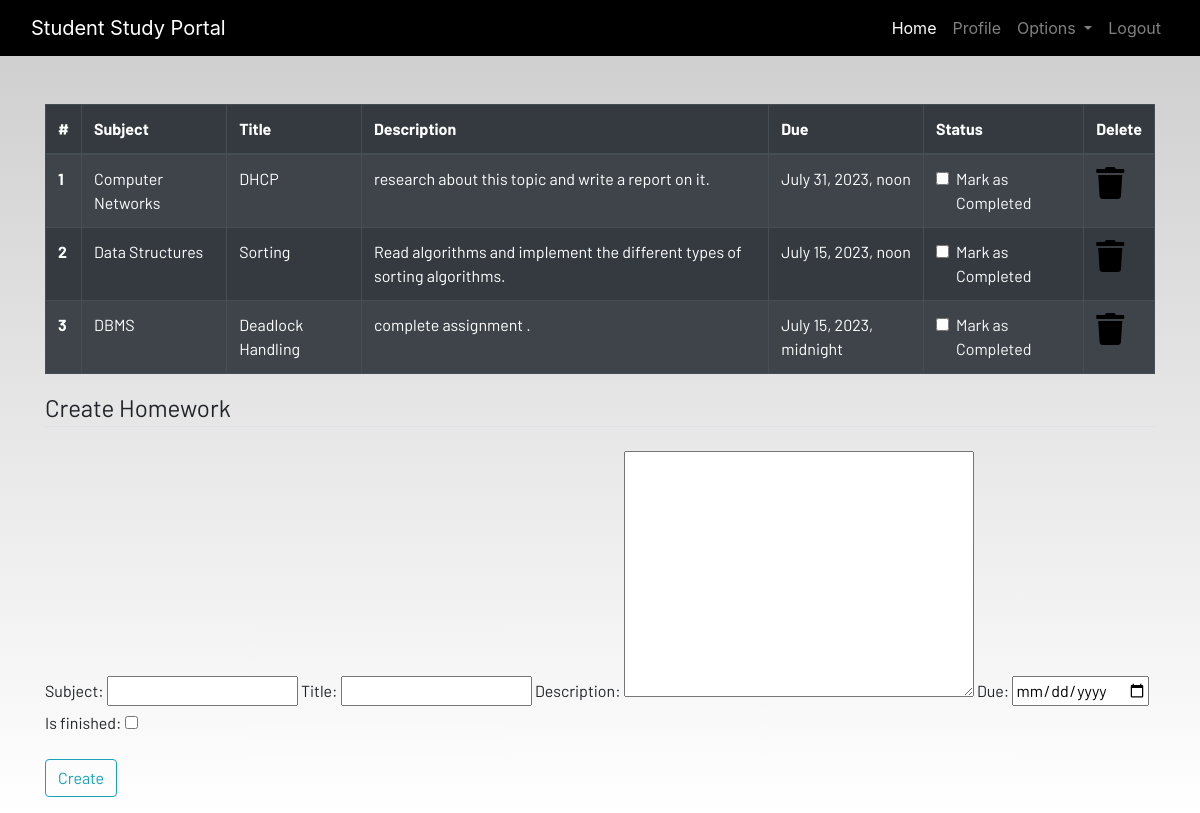
The page /homework (signed in) on the database its author committed.
### dashboard/models.py (models this page shows, shortened)
class Homework(models.Model):
    user=models.ForeignKey(User,on_delete=models.CASCADE)
    subject=models.CharField(max_length=50)
    title=models.CharField(max_length=100)
    description=models.TextField()
    due=models.DateTimeField()
    is_finished=models.BooleanField(default=False)

### dashboard/views.py (the view)
# urls.py: path('homework',views.homework,name="homework"),
def homework(request):
    if request.method=="POST":
        form=HomeworkForm(request.POST)
        if form.is_valid():
            try:
                finished=request.POST['is_finished']
                if finished =='on':
                    finished=True
                else:
                    finished=False
            except:
                finished=False
            homeworks=Homework(
                    user=request.user,
                    subject=request.POST['subject'],
                    title=request.POST['title'],
                    description=request.POST['description'],
                    due=request.POST['due'],
                    is_finished=finished
            )
            homeworks.save()
    else:
        form=HomeworkForm()
    homework=Homework.objects.filter(user=request.user)
    if len(homework) ==0:
        homework_done=True
    else:
        homework_done=False
    context={'homework':homework,
             'homework_done':homework_done,
             'form':form
             }
    return render(request,'dashboard/homework.html',context)

### dashboard/forms.py
class HomeworkForm(forms.ModelForm):
    class Meta:
        model=Homework
        widgets={'due':DateInput()}
        fields=['subject','title','description','due','is_finished']

### dashboard/templates/dashboard/homework.html (shortened to what this page needs)
{% extends 'dashboard/base.html' %}
{% load static %}
{% load crispy_forms_tags %}
{% block content %}
<div class="container">
    {% if not homework_done %}
        <table class="table table-striped table-bordered table-hover table-dark">
            <thead>
            <tr>
                <th scope="col">#</th>
                <th scope="col">Subject</th>
                <th scope="col">Title</th>
                <th scope="col">Description</th>
                <th scope="col">Due</th>
                <th scope="col">Status</th>
                <th scope="col">Delete</th>
            </tr>
        </thead>
        <tbody>
            {% for homework in homework %}
            <tr>
                <th scope="row">{{forloop.counter}}</th>
                <td>{{homework.subject}}</td>
                <td>{{homework.title}}</td>
                <td>{{homework.description}}</td>
                <td>{{homework.due}}</td>
                <td>
                    <a href="{% url 'update-homework' homework.id %}">
                        <div class="form-check">
                            {% if homework.is_finished == True %}
                            <input class="form-check-input" type="checkbox" value="" checked>
                            {% else %}
                            <input class="form-check-input" type="checkbox" value="">
                            {% endif %}
                            <label class="form-check-label text-light" for="flexCheckDefault">
                                Mark as Completed
                            </label>
                        </div>
                    </a>
                </td>
                <td><a href="{% url 'delete-homework' homework.id %}"><i class="fa fa-trash fa-2x"></i></a></td>
            </tr>
            {% endfor %}
        </tbody>
        </table>
    {% else %}
        <h4>All homeworks are completed!! Create to have more!!</h4>
    {% endif %}
</div>
<div class=" container">
    <form method="POST">
        <fieldset class="form-group">
            <legend class="border-bottom mb-4">Create Homework</legend>
        {{form}}
        </fieldset>
        <div class="form-group">
            <button href="" class="btn btn-outline-info" type="submit">
                Create
            </button>
        </div>
    </form>
</div>
{% endblock content %}

### static/css/main.css (style rules this page uses)
html { scroll-behavior: smooth; height: 100%; width: 100%; }
a { text-decoration: none !important; color: black; }
html, body { max-width: 100%; overflow-x: hidden; height: 100%; width: 100%; }
body { background: linear-gradient(rgba(0, 0, 0, 0.2), rgba(255, 255, 255, 0.5)); overflow-x: hidden; background-repeat: no-repeat; }
.fa { color: black; }

### rows shown on the page
Homework: subject "Computer Networks", title "DHCP", description "research about this topic and write a report on it.", due "July 31, 2023, noon"
Homework: subject "Data Structures", title "Sorting", description "Read algorithms and implement the different types of sorting algorithms.", due "July 15, 2023, noon"
Homework: subject "DBMS", title "Deadlock Handling", description "complete assignment .", due "July 15, 2023, midnight"
